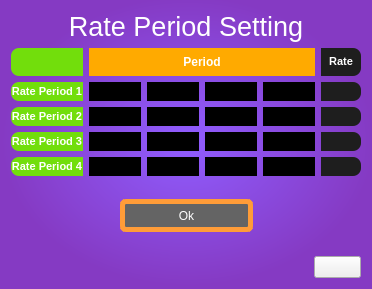
      <widget class="QWidget" name="RatePeriod">
       <property name="styleSheet">
        <string notr="true">background-color: qradialgradient(spread:pad, cx:0.505, cy:0.489, radius:0.5, fx:0.5, fy:0.489, stop:0.0157895 rgba(144, 93, 255, 255), stop:1 rgba(133, 58, 195, 255));</string>
       </property>
       <layout class="QVBoxLayout" name="verticalLayout_12">
        <item>
         <widget class="QLabel" name="RatePeriodSettingTitle">
          <property name="sizePolicy">
           <sizepolicy hsizetype="Expanding" vsizetype="Expanding">
            <horstretch>0</horstretch>
            <verstretch>0</verstretch>
           </sizepolicy>
          </property>
          <property name="font">
           <font>
            <pointsize>30</pointsize>
           </font>
          </property>
          <property name="styleSheet">
           <string notr="true">background:none;</string>
          </property>
          <property name="text">
           <string>&lt;html&gt;&lt;head/&gt;&lt;body&gt;&lt;p align=&quot;center&quot;&gt;&lt;span style=&quot; font-size:20pt; color:#ffffff;&quot;&gt;Rate Period Setting&lt;/span&gt;&lt;/p&gt;&lt;/body&gt;&lt;/html&gt;</string>
          </property>
         </widget>
        </item>
        <item>
         <layout class="QGridLayout" name="gridLayout">
          <property name="sizeConstraint">
           <enum>QLayout::SetNoConstraint</enum>
          </property>
          <item row="3" column="3">
           <widget class="QLabel" name="RP3_2">
            <property name="sizePolicy">
             <sizepolicy hsizetype="Expanding" vsizetype="Expanding">
              <horstretch>0</horstretch>
              <verstretch>0</verstretch>
             </sizepolicy>
            </property>
            <property name="minimumSize">
             <size>
              <width>0</width>
              <height>19</height>
             </size>
            </property>
            <property name="styleSheet">
             <string notr="true">QLabel {
	background-color: black;
}</string>
            </property>
            <property name="text">
             <string>TextLabel</string>
            </property>
           </widget>
          </item>
          <item row="4" column="1">
           <widget class="QLabel" name="RP4_0">
            <property name="sizePolicy">
             <sizepolicy hsizetype="Expanding" vsizetype="Expanding">
              <horstretch>0</horstretch>
              <verstretch>0</verstretch>
             </sizepolicy>
            </property>
            <property name="minimumSize">
             <size>
              <width>0</width>
              <height>19</height>
             </size>
            </property>
            <property name="styleSheet">
             <string notr="true">QLabel {
	background-color: black;
}</string>
            </property>
            <property name="text">
             <string>TextLabel</string>
            </property>
           </widget>
          </item>
          <item row="2" column="4">
           <widget class="QLabel" name="RP2_3">
            <property name="sizePolicy">
             <sizepolicy hsizetype="Expanding" vsizetype="Expanding">
              <horstretch>0</horstretch>
              <verstretch>2</verstretch>
             </sizepolicy>
            </property>
            <property name="minimumSize">
             <size>
              <width>0</width>
              <height>19</height>
             </size>
            </property>
            <property name="styleSheet">
             <string notr="true">QLabel {
	background-color: black;
}</string>
            </property>
            <property name="text">
             <string>TextLabel</string>
            </property>
            <property name="scaledContents">
             <bool>true</bool>
            </property>
           </widget>
          </item>
          <item row="2" column="2">
           <widget class="QLabel" name="RP2_1">
            <property name="sizePolicy">
             <sizepolicy hsizetype="Expanding" vsizetype="Expanding">
              <horstretch>0</horstretch>
              <verstretch>0</verstretch>
             </sizepolicy>
            </property>
            <property name="minimumSize">
             <size>
              <width>0</width>
              <height>19</height>
             </size>
            </property>
            <property name="styleSheet">
             <string notr="true">QLabel {
	background-color: black;
}</string>
            </property>
            <property name="text">
             <string>TextLabel</string>
            </property>
            <property name="scaledContents">
             <bool>true</bool>
            </property>
           </widget>
          </item>
          <item row="3" column="4">
           <widget class="QLabel" name="RP3_3">
            <property name="sizePolicy">
             <sizepolicy hsizetype="Expanding" vsizetype="Expanding">
              <horstretch>0</horstretch>
              <verstretch>2</verstretch>
             </sizepolicy>
            </property>
            <property name="minimumSize">
             <size>
              <width>0</width>
              <height>19</height>
             </size>
            </property>
            <property name="styleSheet">
             <string notr="true">QLabel {
	background-color: black;
}</string>
            </property>
            <property name="text">
             <string>TextLabel</string>
            </property>
           </widget>
          </item>
          <item row="0" column="5">
           <widget class="QLabel" name="RateTitle">
            <property name="sizePolicy">
             <sizepolicy hsizetype="Expanding" vsizetype="Expanding">
              <horstretch>0</horstretch>
              <verstretch>0</verstretch>
             </sizepolicy>
            </property>
            <property name="minimumSize">
             <size>
              <width>40</width>
              <height>20</height>
             </size>
            </property>
            <property name="styleSheet">
             <string notr="true">QLabel {
	background: rgb(30, 30, 30);
	border-bottom-right-radius: 8px;
    border-top-right-radius: 8px;
    color: white;
}</string>
            </property>
            <property name="text">
             <string>&lt;html&gt;&lt;head/&gt;&lt;body&gt;&lt;p align=&quot;center&quot;&gt;&lt;span style=&quot; font-size:8pt; font-weight:600;&quot;&gt;Rate&lt;/span&gt;&lt;/p&gt;&lt;/body&gt;&lt;/html&gt;</string>
            </property>
            <property name="scaledContents">
             <bool>true</bool>
            </property>
           </widget>
          </item>
          <item row="1" column="3">
           <widget class="QLabel" name="RP1_2">
            <property name="sizePolicy">
             <sizepolicy hsizetype="Expanding" vsizetype="Expanding">
              <horstretch>0</horstretch>
              <verstretch>0</verstretch>
             </sizepolicy>
            </property>
            <property name="minimumSize">
             <size>
              <width>0</width>
              <height>19</height>
             </size>
            </property>
            <property name="styleSheet">
             <string notr="true">QLabel {
	background-color: black;
}</string>
            </property>
            <property name="text">
             <string>TextLabel</string>
            </property>
            <property name="scaledContents">
             <bool>true</bool>
            </property>
           </widget>
          </item>
          <item row="2" column="5">
           <widget class="QLabel" name="RP2_Rate">
            <property name="sizePolicy">
             <sizepolicy hsizetype="Expanding" vsizetype="Expanding">
              <horstretch>0</horstretch>
              <verstretch>0</verstretch>
             </sizepolicy>
            </property>
            <property name="minimumSize">
             <size>
              <width>40</width>
              <height>19</height>
             </size>
            </property>
            <property name="styleSheet">
             <string notr="true">QLabel {
	background: rgb(30, 30, 30);
	border-bottom-right-radius: 8px;
    border-top-right-radius: 8px;
    color: white;
}</string>
            </property>
            <property name="text">
             <string/>
            </property>
            <property name="scaledContents">
             <bool>true</bool>
            </property>
           </widget>
          </item>
          <item row="4" column="0">
           <widget class="QLabel" name="RP4Label">
            <property name="sizePolicy">
             <sizepolicy hsizetype="Expanding" vsizetype="Expanding">
              <horstretch>0</horstretch>
              <verstretch>0</verstretch>
             </sizepolicy>
            </property>
            <property name="minimumSize">
             <size>
              <width>0</width>
              <height>19</height>
             </size>
            </property>
            <property name="styleSheet">
             <string notr="true">QLabel {
	background-color: rgb(114, 222, 12);
    color: white;
    qproperty-alignment: AlignCenter;
	border-bottom-left-radius: 8px;
    border-top-left-radius: 8px;
}
</string>
            </property>
            <property name="text">
             <string>&lt;html&gt;&lt;head/&gt;&lt;body&gt;&lt;p align=&quot;center&quot;&gt;&lt;span style=&quot; font-size:8pt; font-weight:600;&quot;&gt;Rate Period 4&lt;/span&gt;&lt;/p&gt;&lt;/body&gt;&lt;/html&gt;</string>
            </property>
           </widget>
          </item>
          <item row="2" column="0">
           <widget class="QLabel" name="RP2Label">
            <property name="sizePolicy">
             <sizepolicy hsizetype="Expanding" vsizetype="Expanding">
              <horstretch>0</horstretch>
              <verstretch>0</verstretch>
             </sizepolicy>
            </property>
            <property name="minimumSize">
             <size>
              <width>0</width>
              <height>19</height>
             </size>
            </property>
            <property name="styleSheet">
             <string notr="true">QLabel {
	background-color: rgb(114, 222, 12);
    color: white;
    qproperty-alignment: AlignCenter;
	border-bottom-left-radius: 8px;
    border-top-left-radius: 8px;
}
</string>
            </property>
            <property name="text">
             <string>&lt;html&gt;&lt;head/&gt;&lt;body&gt;&lt;p align=&quot;center&quot;&gt;&lt;span style=&quot; font-size:8pt; font-weight:600;&quot;&gt;Rate Period 2&lt;/span&gt;&lt;/p&gt;&lt;/body&gt;&lt;/html&gt;</string>
            </property>
            <property name="scaledContents">
             <bool>true</bool>
            </property>
           </widget>
          </item>
          <item row="1" column="1">
           <widget class="QLabel" name="RP1_0">
            <property name="sizePolicy">
             <sizepolicy hsizetype="Expanding" vsizetype="Expanding">
              <horstretch>0</horstretch>
              <verstretch>0</verstretch>
             </sizepolicy>
            </property>
            <property name="minimumSize">
             <size>
              <width>0</width>
              <height>19</height>
             </size>
            </property>
            <property name="styleSheet">
             <string notr="true">QLabel {
	background-color: black;
}</string>
            </property>
            <property name="text">
             <string>TextLabel</string>
            </property>
            <property name="scaledContents">
             <bool>true</bool>
            </property>
           </widget>
          </item>
          <item row="3" column="0">
           <widget class="QLabel" name="RP3Label">
            <property name="sizePolicy">
             <sizepolicy hsizetype="Expanding" vsizetype="Expanding">
              <horstretch>0</horstretch>
              <verstretch>0</verstretch>
             </sizepolicy>
            </property>
            <property name="styleSheet">
             <string notr="true">QLabel {
	background-color: rgb(114, 222, 12);
    color: white;
    qproperty-alignment: AlignCenter;
	border-bottom-left-radius: 8px;
    border-top-left-radius: 8px;
}
</string>
            </property>
            <property name="text">
             <string>&lt;html&gt;&lt;head/&gt;&lt;body&gt;&lt;p align=&quot;center&quot;&gt;&lt;span style=&quot; font-size:8pt; font-weight:600;&quot;&gt;Rate Period 3&lt;/span&gt;&lt;/p&gt;&lt;/body&gt;&lt;/html&gt;</string>
            </property>
           </widget>
          </item>
          <item row="4" column="3">
           <widget class="QLabel" name="RP4_2">
            <property name="sizePolicy">
             <sizepolicy hsizetype="Expanding" vsizetype="Expanding">
              <horstretch>0</horstretch>
              <verstretch>0</verstretch>
             </sizepolicy>
            </property>
            <property name="minimumSize">
             <size>
              <width>0</width>
              <height>19</height>
             </size>
            </property>
            <property name="styleSheet">
             <string notr="true">QLabel {
	background-color: black;
}</string>
            </property>
            <property name="text">
             <string>TextLabel</string>
            </property>
           </widget>
          </item>
          <item row="3" column="1">
           <widget class="QLabel" name="RP3_0">
            <property name="sizePolicy">
             <sizepolicy hsizetype="Expanding" vsizetype="Expanding">
              <horstretch>0</horstretch>
              <verstretch>0</verstretch>
             </sizepolicy>
            </property>
            <property name="minimumSize">
             <size>
              <width>0</width>
              <height>19</height>
             </size>
            </property>
            <property name="styleSheet">
             <string notr="true">QLabel {
	background-color: black;
}</string>
            </property>
            <property name="text">
             <string>TextLabel</string>
            </property>
           </widget>
          </item>
          <item row="0" column="0">
           <widget class="QLabel" name="Blank">
            <property name="sizePolicy">
             <sizepolicy hsizetype="Expanding" vsizetype="Expanding">
              <horstretch>0</horstretch>
              <verstretch>0</verstretch>
             </sizepolicy>
            </property>
            <property name="minimumSize">
             <size>
              <width>0</width>
              <height>20</height>
             </size>
            </property>
            <property name="styleSheet">
             <string notr="true">QLabel {
	background-color: rgb(114, 222, 12);
    color: rgb(114, 222, 12);
    qproperty-alignment: AlignCenter;
	border-bottom-left-radius: 8px;
    border-top-left-radius: 8px;
}
</string>
            </property>
            <property name="text">
             <string>&lt;html&gt;&lt;head/&gt;&lt;body&gt;&lt;p align=&quot;center&quot;&gt;&lt;br/&gt;&lt;/p&gt;&lt;/body&gt;&lt;/html&gt;</string>
            </property>
            <property name="scaledContents">
             <bool>true</bool>
            </property>
           </widget>
          </item>
          <item row="2" column="1">
           <widget class="QLabel" name="RP2_0">
            <property name="sizePolicy">
             <sizepolicy hsizetype="Expanding" vsizetype="Expanding">
              <horstretch>0</horstretch>
              <verstretch>0</verstretch>
             </sizepolicy>
            </property>
            <property name="minimumSize">
             <size>
              <width>0</width>
              <height>19</height>
             </size>
            </property>
            <property name="styleSheet">
             <string notr="true">QLabel {
	background-color: black;
}</string>
            </property>
            <property name="text">
             <string>TextLabel</string>
            </property>
            <property name="scaledContents">
             <bool>true</bool>
            </property>
           </widget>
          </item>
          <item row="1" column="0">
           <widget class="QLabel" name="RP1Label">
            <property name="sizePolicy">
             <sizepolicy hsizetype="Expanding" vsizetype="Expanding">
              <horstretch>0</horstretch>
              <verstretch>0</verstretch>
             </sizepolicy>
            </property>
            <property name="styleSheet">
             <string notr="true">QLabel {
	background-color: rgb(114, 222, 12);
    color: white;
    qproperty-alignment: AlignCenter;
	border-bottom-left-radius: 8px;
    border-top-left-radius: 8px;
}
</string>
            </property>
            <property name="text">
             <string>&lt;html&gt;&lt;head/&gt;&lt;body&gt;&lt;p align=&quot;center&quot;&gt;&lt;span style=&quot; font-size:8pt; font-weight:600;&quot;&gt;Rate Period 1&lt;/span&gt;&lt;/p&gt;&lt;/body&gt;&lt;/html&gt;</string>
            </property>
            <property name="scaledContents">
             <bool>true</bool>
            </property>
           </widget>
          </item>
          <item row="4" column="4">
           <widget class="QLabel" name="RP4_3">
            <property name="sizePolicy">
             <sizepolicy hsizetype="Expanding" vsizetype="Expanding">
              <horstretch>0</horstretch>
              <verstretch>2</verstretch>
             </sizepolicy>
            </property>
            <property name="minimumSize">
             <size>
              <width>0</width>
              <height>19</height>
             </size>
            </property>
            <property name="styleSheet">
             <string notr="true">QLabel {
	background-color: black;
}</string>
            </property>
            <property name="text">
             <string>TextLabel</string>
            </property>
           </widget>
          </item>
          <item row="4" column="5">
           <widget class="QLabel" name="RP4_Rate">
            <property name="sizePolicy">
             <sizepolicy hsizetype="Expanding" vsizetype="Expanding">
              <horstretch>0</horstretch>
              <verstretch>0</verstretch>
             </sizepolicy>
            </property>
            <property name="minimumSize">
             <size>
              <width>30</width>
              <height>19</height>
             </size>
            </property>
            <property name="styleSheet">
             <string notr="true">QLabel {
	background: rgb(30, 30, 30);
	border-bottom-right-radius: 8px;
    border-top-right-radius: 8px;
    color: white;
}</string>
            </property>
            <property name="text">
             <string/>
            </property>
           </widget>
          </item>
          <item row="3" column="2">
           <widget class="QLabel" name="RP3_1">
            <property name="sizePolicy">
             <sizepolicy hsizetype="Expanding" vsizetype="Expanding">
              <horstretch>0</horstretch>
              <verstretch>0</verstretch>
             </sizepolicy>
            </property>
            <property name="minimumSize">
             <size>
              <width>0</width>
              <height>19</height>
             </size>
            </property>
            <property name="styleSheet">
             <string notr="true">QLabel {
	background-color: black;
}</string>
            </property>
            <property name="text">
             <string>TextLabel</string>
            </property>
           </widget>
          </item>
          <item row="1" column="2">
           <widget class="QLabel" name="RP1_1">
            <property name="sizePolicy">
             <sizepolicy hsizetype="Expanding" vsizetype="Expanding">
              <horstretch>0</horstretch>
              <verstretch>0</verstretch>
             </sizepolicy>
            </property>
            <property name="minimumSize">
             <size>
              <width>0</width>
              <height>19</height>
             </size>
            </property>
            <property name="styleSheet">
             <string notr="true">QLabel {
	background-color: black;
}</string>
            </property>
            <property name="text">
             <string>TextLabel</string>
            </property>
            <property name="scaledContents">
             <bool>true</bool>
            </property>
           </widget>
          </item>
          <item row="2" column="3">
           <widget class="QLabel" name="RP2_2">
            <property name="sizePolicy">
             <sizepolicy hsizetype="Expanding" vsizetype="Expanding">
              <horstretch>0</horstretch>
              <verstretch>0</verstretch>
             </sizepolicy>
            </property>
            <property name="minimumSize">
             <size>
              <width>0</width>
              <height>19</height>
             </size>
            </property>
            <property name="styleSheet">
             <string notr="true">QLabel {
	background-color: black;
}</string>
            </property>
            <property name="text">
             <string>TextLabel</string>
            </property>
            <property name="scaledContents">
             <bool>true</bool>
            </property>
           </widget>
          </item>
          <item row="1" column="4">
           <widget class="QLabel" name="RP1_3">
            <property name="sizePolicy">
             <sizepolicy hsizetype="Expanding" vsizetype="Expanding">
              <horstretch>0</horstretch>
              <verstretch>2</verstretch>
             </sizepolicy>
            </property>
            <property name="minimumSize">
             <size>
              <width>0</width>
              <height>19</height>
             </size>
            </property>
            <property name="styleSheet">
             <string notr="true">QLabel {
	background-color: black;
}</string>
            </property>
            <property name="text">
             <string>TextLabel</string>
            </property>
            <property name="scaledContents">
             <bool>true</bool>
            </property>
           </widget>
          </item>
          <item row="3" column="5">
           <widget class="QLabel" name="RP3_Rate">
            <property name="sizePolicy">
             <sizepolicy hsizetype="Expanding" vsizetype="Expanding">
              <horstretch>0</horstretch>
              <verstretch>0</verstretch>
             </sizepolicy>
            </property>
            <property name="minimumSize">
             <size>
              <width>30</width>
              <height>19</height>
             </size>
            </property>
            <property name="styleSheet">
             <string notr="true">QLabel {
	background: rgb(30, 30, 30);
	border-bottom-right-radius: 8px;
    border-top-right-radius: 8px;
    color: white;
}</string>
            </property>
            <property name="text">
             <string/>
            </property>
           </widget>
          </item>
          <item row="4" column="2">
           <widget class="QLabel" name="RP4_1">
            <property name="sizePolicy">
             <sizepolicy hsizetype="Expanding" vsizetype="Expanding">
              <horstretch>0</horstretch>
              <verstretch>0</verstretch>
             </sizepolicy>
            </property>
            <property name="minimumSize">
             <size>
              <width>0</width>
              <height>19</height>
             </size>
            </property>
            <property name="styleSheet">
             <string notr="true">QLabel {
	background-color: black;
}</string>
            </property>
            <property name="text">
             <string>TextLabel</string>
            </property>
           </widget>
          </item>
          <item row="1" column="5">
           <widget class="QLabel" name="RP1_Rate">
            <property name="sizePolicy">
             <sizepolicy hsizetype="Expanding" vsizetype="Expanding">
              <horstretch>0</horstretch>
              <verstretch>0</verstretch>
             </sizepolicy>
            </property>
            <property name="minimumSize">
             <size>
              <width>40</width>
              <height>19</height>
             </size>
            </property>
            <property name="styleSheet">
             <string notr="true">QLabel {
	background: rgb(30, 30, 30);
	border-bottom-right-radius: 8px;
    border-top-right-radius: 8px;
    color: white;
}</string>
            </property>
            <property name="text">
             <string/>
            </property>
            <property name="scaledContents">
             <bool>true</bool>
            </property>
           </widget>
          </item>
          <item row="0" column="1" colspan="4">
           <widget class="QLabel" name="PeriodTitle">
            <property name="sizePolicy">
             <sizepolicy hsizetype="Expanding" vsizetype="Expanding">
              <horstretch>0</horstretch>
              <verstretch>0</verstretch>
             </sizepolicy>
            </property>
            <property name="minimumSize">
             <size>
              <width>30</width>
              <height>20</height>
             </size>
            </property>
            <property name="layoutDirection">
             <enum>Qt::LeftToRight</enum>
            </property>
            <property name="styleSheet">
             <string notr="true">QLabel {
	background-color: rgb(255, 170, 0);
    color: white;
}</string>
            </property>
            <property name="text">
             <string>&lt;html&gt;&lt;head/&gt;&lt;body&gt;&lt;p align=&quot;center&quot;&gt;&lt;span style=&quot; font-weight:600;&quot;&gt;Period&lt;/span&gt;&lt;/p&gt;&lt;/body&gt;&lt;/html&gt;</string>
            </property>
            <property name="scaledContents">
             <bool>true</bool>
            </property>
           </widget>
          </item>
         </layout>
        </item>
        <item>
         <layout class="QVBoxLayout" name="verticalLayout_11">
          <item>
           <layout class="QGridLayout" name="gridLayout_4">
            <item row="2" column="1">
             <spacer name="verticalSpacer_3">
              <property name="orientation">
               <enum>Qt::Vertical</enum>
              </property>
              <property name="sizeHint" stdset="0">
               <size>
                <width>20</width>
                <height>18</height>
               </size>
              </property>
             </spacer>
            </item>
            <item row="1" column="1">
             <widget class="QToolButton" name="OkButton">
              <property name="sizePolicy">
               <sizepolicy hsizetype="Expanding" vsizetype="Expanding">
                <horstretch>0</horstretch>
                <verstretch>0</verstretch>
               </sizepolicy>
              </property>
              <property name="styleSheet">
               <string notr="true">QToolButton {
	background-color: rgb(100, 100, 100);
    border-style: solid;
    border-width: 5px;
    border-color: rgb(255, 156, 56);
    border-bottom-left-radius: 5.5px;
    border-top-left-radius: 5.5px;
    border-bottom-right-radius: 5.5px;
    border-top-right-radius: 5.5px;
	width: 120px;
    height:20px;
    color: white;
}

</string>
              </property>
              <property name="text">
               <string>Ok</string>
              </property>
             </widget>
            </item>
            <item row="0" column="1">
             <spacer name="verticalSpacer_2">
              <property name="orientation">
               <enum>Qt::Vertical</enum>
              </property>
              <property name="sizeHint" stdset="0">
               <size>
                <width>20</width>
                <height>17</height>
               </size>
              </property>
             </spacer>
            </item>
            <item row="1" column="0">
             <spacer name="horizontalSpacer_5">
              <property name="orientation">
               <enum>Qt::Horizontal</enum>
              </property>
              <property name="sizeHint" stdset="0">
               <size>
                <width>40</width>
                <height>20</height>
               </size>
              </property>
             </spacer>
            </item>
            <item row="1" column="2">
             <spacer name="horizontalSpacer_6">
              <property name="orientation">
               <enum>Qt::Horizontal</enum>
              </property>
              <property name="sizeHint" stdset="0">
               <size>
                <width>40</width>
                <height>20</height>
               </size>
              </property>
             </spacer>
            </item>
           </layout>
          </item>
          <item>
           <layout class="QHBoxLayout" name="horizontalLayout_6">
            <item>
             <spacer name="horizontalSpacer_17">
              <property name="orientation">
               <enum>Qt::Horizontal</enum>
              </property>
              <property name="sizeHint" stdset="0">
               <size>
                <width>168</width>
                <height>20</height>
               </size>
              </property>
             </spacer>
            </item>
            <item>
             <widget class="QPushButton" name="Page2Home">
              <property name="sizePolicy">
               <sizepolicy hsizetype="Expanding" vsizetype="Expanding">
                <horstretch>0</horstretch>
                <verstretch>0</verstretch>
               </sizepolicy>
              </property>
              <property name="maximumSize">
               <size>
                <width>47</width>
                <height>35</height>
               </size>
              </property>
              <property name="styleSheet">
               <string notr="true">QPushButton {
	border-image: url(:/button/home-button.png);
	background: none;
}</string>
              </property>
              <property name="text">
               <string/>
              </property>
             </widget>
            </item>
           </layout>
          </item>
         </layout>
        </item>
       </layout>
      </widget>
